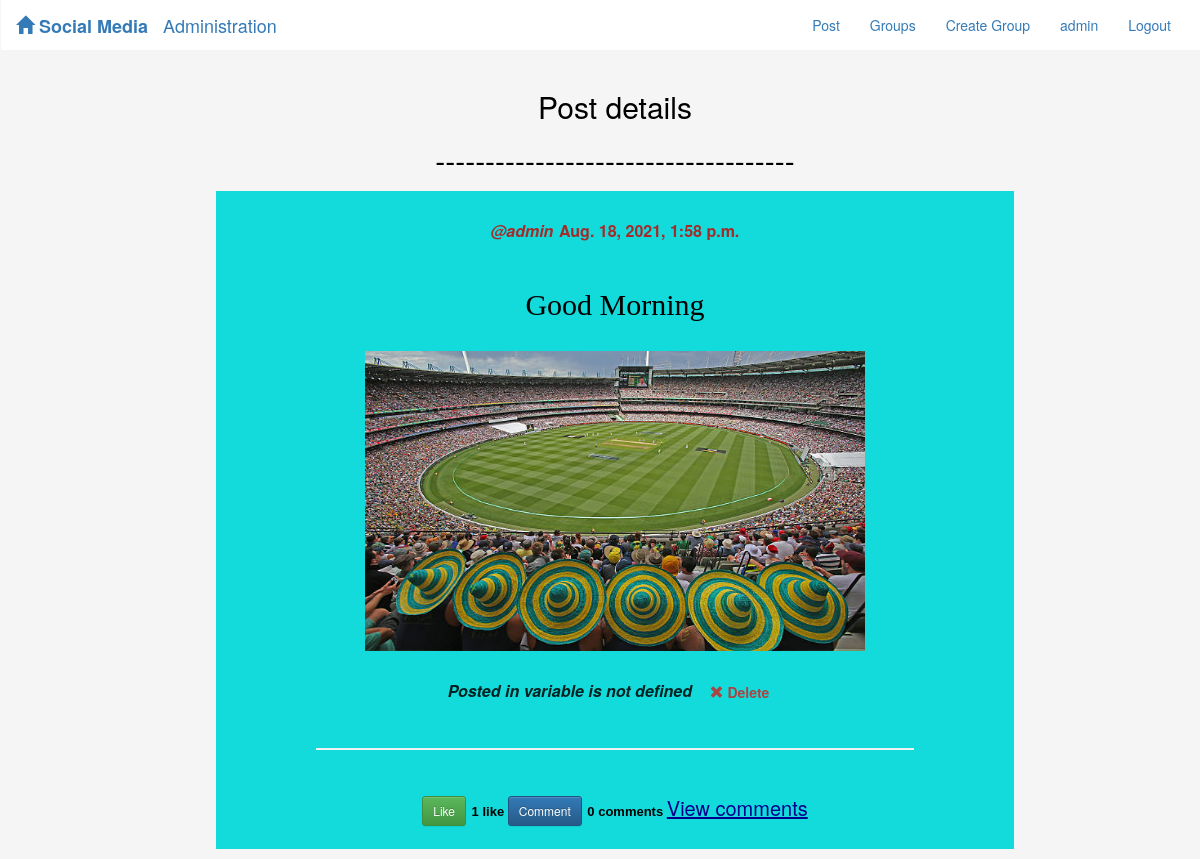
Page /posts/by/admin/1/ (signed in) on the committed database.
### accounts/models.py (models this page shows)
class CustomUser(AbstractUser):
    image = models.ImageField(
        upload_to='accounts/profile_pics', blank=True, default='default.jpg')

### posts/models.py (models this page shows, shortened)
class Post(models.Model):
    user = models.ForeignKey(User, related_name='userposts',
                             on_delete=models.CASCADE)
    message = models.TextField()
    image = models.ImageField(upload_to='posts/images', blank=True, default='')
    created_at = models.DateTimeField(auto_now=True)
    group = models.ForeignKey(
        Group, related_name='groupposts', on_delete=models.CASCADE)
    liked = models.ManyToManyField(User, default=None, blank=True)
    temp = models.CharField(max_length=10, null=True, blank=True)
    objects = PostManager()
    class Meta:
        unique_together = ['user', 'message']

### posts/views.py (the view)
# urls.py: path('by/<username>/<pk>/', views.UserPostDetails.as_view(), name='single'),
class UserPostDetails(LoginRequiredMixin, SelectRelatedMixin, DetailView):
    model = Post
    select_related = ('user', 'group')
    def get_queryset(self):
        print(self.request)
        queryset = super().get_queryset()
        return queryset.filter(user__username__iexact=self.kwargs.get('username'))

### posts/models.py (called while the page is built)
    def get_queryset(self):
        return PostQuerySet(model=self.model, using=self._db, hints=self._hints)

### posts/templates/posts/post_detail.html
{% extends 'posts/post_base.html' %}
{% block post_content %}
<center>
    <h2>Post details</h2>
    <h2>------------------------------------</h2>
</center>
    <div class="col-md-12">
        {% include 'posts/_post.html' %}
    </div>
{% endblock post_content %}

### templates/base.html (shortened to what this page needs)
<!DOCTYPE html>
{% load static %}
<html lang="en">
<head>
    <link
      rel="stylesheet"
      href="https://maxcdn.bootstrapcdn.com/bootstrap/3.3.7/css/bootstrap.min.css"
    />
    <link
      rel="stylesheet"
      href="https://maxcdn.bootstrapcdn.com/bootstrap/3.3.7/css/bootstrap-theme.min.css"
    />
    <link type="text/css" rel="stylesheet" href="{% static 'socialnetwork/css/master.css'%}"/>
</head>
<body>
      <nav class="navbar navbar-expand-lg navbar-light mynav"  role="navigation" id='navbar'>
        <div class="container navbarcontainer">
            <a style="font-weight: bold;" class="navbar-brand mynav" href="{% url 'home'%}"><span class="glyphicon glyphicon-home"></span> Social Media
            </a>
            <a style="font-weight:normal;" class="navbar-brand" href="{% url 'admin:index' %}">Administration</a>
            <div class="collapse navbar-collapse">
            <ul class="nav navbar-nav ml-auto navbar-right" >
                {% if user.is_authenticated %}
                    <li class="nav-item"><a href="{% url 'posts:create'%}">Post</a></li>
                    <li class="nav-item"><a href="{% url 'groups:all'%}">Groups</a></li>
                    <li class="nav-item"><a href="{% url 'groups:create'%}">Create Group</a></li>
                    <li class="nav-item"><a href="{% url 'accounts:profile' pk=user.username %}">{{user.username}}</a></li>
                    <li class="nav-item"><a href="{% url 'accounts:logout'%}">Logout</a></li>
                    {% else %}
                    <li class="nav-item"><a href="{% url 'groups:all'%}">Groups</a></li>
                    <li class="nav-item"><a href="{% url 'accounts:login'%}">Login</a></li>
                    <li class="nav-item"><a href="{% url 'accounts:signup'%}">SignUp</a></li>
                {% endif %}
            </ul>
          </div>
        </div>
    </nav>
   <div class="container">
  {% block content %}
  {% endblock content %}
  </div>
</body>
</html>

### posts/templates/posts/_post.html
<head>
</head>
<center>
    <div class="flex-container">
    <div class="card">
        <div class="card-header">
                <a style="color:brown;font-style: italic; font-size: medium;" href="{% url 'accounts:profile' pk=post.user.pk%}"><b>@{{post.user.username}}</b></h6></a>
            <time class="time">
                <a style="color: brown; font-size: medium;" href="{% url 'posts:single' username=post.user.username pk=post.pk %}"><b>{{post.created_at}}</b></a>
            </time>
        </div>
        <div class="card-body">
            <h2 style="color:black;font-family:cursive; margin-bottom: 30px;">{{post.message|safe}}</h2>
            {% if post.image %}
            <img src="{{ post.image.url }}" alt="" height="300" width="500">
            {% endif %}
        </div>
        <div class="card-footer">
            <p>
                <a style="color:rgba(0, 0, 0, 0.849); font-size:medium;font-style: italic; font-weight: lighter;" href="{% url 'groups:single' slug=post.group.slug%}"><b> Posted in {{post.group.names|default:'variable is not defined'}}</b>
                </a>
                {% if user.is_authenticated and post.user == user and not hide_delete%}
                    <a class="btn btn-simple" title="delete" href="{% url 'posts:delete' pk=post.pk%}">
                        <span class="glyphicon glyphicon-remove text-danger" aria-hidden="true"></span>
                        <span class="text-danger icon-label"><b> Delete</b></span>
                    </a>
                {% endif %}
            </p>
        </div>
    <hr style="width: 75%;background-color: whitesmoke; color: red;height: 1px;">
    <p >
    {% if user.is_authenticated %}
        {% if user not in post.liked.all %}
            <a class="btn btn-success btn-sm" href="{% url 'posts:postlike' pk=post.pk %}">Like</a>
        {%else%}
            <a class="btn btn-danger btn-sm" href="{% url 'posts:postlike' pk=post.pk %}">UnLike</a>
        {%endif%}
        <strong style="font-size: small;font-family: Arial, Helvetica, sans-serif;">
            {{post.liked.all.count}} like{{post.liked.all.count|pluralize}}
        </strong>
        <a class="btn btn-primary btn-sm" href="{% url 'posts:postcomment' pk=post.pk%}">Comment </a>
        <strong style="font-size: small;font-family: Arial, Helvetica, sans-serif;">
            {{post.commentpost.all.count}} comment{{post.commentpost.all.count|pluralize}}
        </strong>
        <a style="color:darkblue;" href="{% url 'posts:commentdetails' pk=post.pk%}"> <u>View comments</u></a>
    {%endif%}
    </p>
</div>
</div>
</center>

### static/socialnetwork/css/master.css (style rules this page uses)
body { margin: 0; background-color: whitesmoke; color: black; overflow: scroll; }
.flex-container { background-color: rgb(19, 219, 219); width: 70%; margin: 5px; align-items: center; text-align: center; line-height: 75px; font-size: 20px; }
.navbarcontainer { position: fixed; z-index: 1; top: 0; width: 100%; background-color: white; }

### rows in the picture
CustomUser: username "admin"
Post: user.username "admin", created_at "Aug. 18, 2021, 1:58 p.m.", message "Good Morning", image (picture), group.names "variable is not defined", liked.all.count "1", commentpost.all.count "0"
